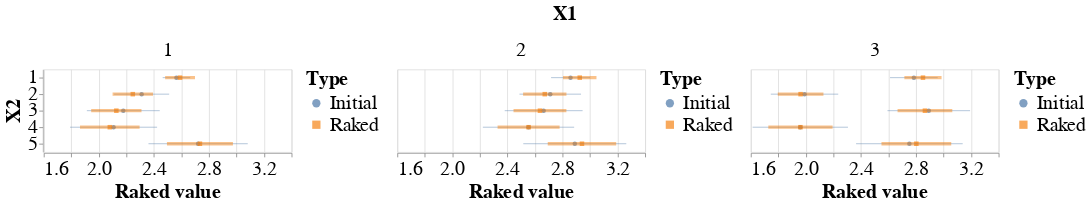

The notebook cell this image was saved under:
### Code cell
bar = alt.Chart(df_raked).mark_errorbar(clip=True, opacity=0.5).encode(
    alt.X('Upper:Q', scale=alt.Scale(zero=False), axis=alt.Axis(title='Raked value')),
    alt.X2('Lower:Q'),
    alt.Y('X2:N', axis=alt.Axis(title='X2')),
    color=alt.Color('Type:N', legend=None),
    strokeWidth=alt.StrokeWidth('width:Q', legend=None)
)
point = alt.Chart(df_raked).mark_point(
    filled=True
).encode(
    alt.X('Value:Q'),
    alt.Y('X2:N'),
    color=alt.Color('Type:N'),
    shape=alt.Shape('Type:N')
)
chart = alt.layer(point, bar).resolve_scale(
    shape='independent',
    color='independent'
).facet(
    column=alt.Column('X1:N', header=alt.Header(title='X1', titleFontSize=24, labelFontSize=24)),
).configure_axis(
    labelFontSize=24,
    titleFontSize=24
).configure_legend(
    labelFontSize=24,
    titleFontSize=24
)
chart

### Figure 1 — Vega-Lite specification as saved in the notebook (floating-point values rounded to 4 significant figures)
{"config": {"view": {"continuousWidth": 300, "continuousHeight": 300}, "axis": {"labelFontSize": 24, "titleFontSize": 24}, "legend": {"labelFontSize": 24, "titleFontSize": 24}}, "data": {"name": "data-87688b60c08d475708ca8cb0a3745b12"}, "facet": {"column": {"field": "X1", "header": {"labelFontSize": 24, "title": "X1", "titleFontSize": 24}, "type": "nominal"}}, "spec": {"layer": [{"mark": {"type": "point", "filled": true}, "encoding": {"color": {"field": "Type", "type": "nominal"}, "shape": {"field": "Type", "type": "nominal"}, "x": {"field": "Value", "type": "quantitative"}, "y": {"field": "X2", "type": "nominal"}}}, {"mark": {"type": "errorbar", "clip": true, "opacity": 0.5}, "encoding": {"color": {"field": "Type", "legend": null, "type": "nominal"}, "strokeWidth": {"field": "width", "legend": null, "type": "quantitative"}, "x": {"axis": {"title": "Raked value"}, "field": "Upper", "scale": {"zero": false}, "type": "quantitative"}, "x2": {"field": "Lower"}, "y": {"axis": {"title": "X2"}, "field": "X2", "type": "nominal"}}}], "resolve": {"scale": {"color": "independent", "shape": "independent"}}}, "$schema": "https://vega.github.io/schema/vega-lite/v6.1.0.json", "datasets": {"data-87688b60c08d475708ca8cb0a3745b12": [{"X1": 1, "X2": 1, "Value": 2.564, "Type": "Initial", "width": 1, "variance": 0.01, "Upper": 2.664, "Lower": 2.464}, {"X1": 2, "X2": 1, "Value": 2.858, "Type": "Initial", "width": 1, "variance": 0.02, "Upper": 3.0, "Lower": 2.717}, {"X1": 3, "X2": 1, "Value": 2.784, "Type": "Initial", "width": 1, "variance": 0.03, "Upper": 2.957, "Lower": 2.611}, {"X1": 1, "X2": 2, "Value": 2.311, "Type": "Initial", "width": 1, "variance": 0.04, "Upper": 2.511, "Lower": 2.111}, {"X1": 2, "X2": 2, "Value": 2.711, "Type": "Initial", "width": 1, "variance": 0.05, "Upper": 2.934, "Lower": 2.487}, {"X1": 3, "X2": 2, "Value": 1.99, "Type": "Initial", "width": 1, "variance": 0.06, "Upper": 2.235, "Lower": 1.745}, {"X1": 1, "X2": 3, "Value": 2.178, "Type": "Initial", "width": 1, "variance": 0.07, "Upper": 2.442, "Lower": 1.913}, {"X1": 2, "X2": 3, "Value": 2.663, "Type": "Initial", "width": 1, "variance": 0.08, "Upper": 2.946, "Lower": 2.38}, {"X1": 3, "X2": 3, "Value": 2.893, "Type": "Initial", "width": 1, "variance": 0.09, "Upper": 3.193, "Lower": 2.593}, {"X1": 1, "X2": 4, "Value": 2.107, "Type": "Initial", "width": 1, "variance": 0.1, "Upper": 2.423, "Lower": 1.791}, {"X1": 2, "X2": 4, "Value": 2.553, "Type": "Initial", "width": 1, "variance": 0.11, "Upper": 2.885, "Lower": 2.221}, {"X1": 3, "X2": 4, "Value": 1.959, "Type": "Initial", "width": 1, "variance": 0.12, "Upper": 2.306, "Lower": 1.613}, {"X1": 1, "X2": 5, "Value": 2.721, "Type": "Initial", "width": 1, "variance": 0.13, "Upper": 3.082, "Lower": 2.361}, {"X1": 2, "X2": 5, "Value": 2.889, "Type": "Initial", "width": 1, "variance": 0.14, "Upper": 3.263, "Lower": 2.515}, {"X1": 3, "X2": 5, "Value": 2.752, "Type": "Initial", "width": 1, "variance": 0.15, "Upper": 3.139, "Lower": 2.364}, {"X1": 1, "X2": 1, "Value": 2.59, "Type": "Raked", "width": 2, "variance": 0.01175, "Upper": 2.698, "Lower": 2.482}, {"X1": 2, "X2": 1, "Value": 2.925, "Type": "Raked", "width": 2, "variance": 0.01475, "Upper": 3.047, "Lower": 2.804}, {"X1": 3, "X2": 1, "Value": 2.85, "Type": "Raked", "width": 2, "variance": 0.01823, "Upper": 2.985, "Lower": 2.715}, {"X1": 1, "X2": 2, "Value": 2.247, "Type": "Raked", "width": 2, "variance": 0.02155, "Upper": 2.393, "Lower": 2.1}, {"X1": 2, "X2": 2, "Value": 2.671, "Type": "Raked", "width": 2, "variance": 0.0248, "Upper": 2.829, "Lower": 2.514}, {"X1": 3, "X2": 2, "Value": 1.961, "Type": "Raked", "width": 2, "variance": 0.02753, "Upper": 2.127, "Lower": 1.796}, {"X1": 1, "X2": 3, "Value": 2.127, "Type": "Raked", "width": 2, "variance": 0.03338, "Upper": 2.31, "Lower": 1.944}, {"X1": 2, "X2": 3, "Value": 2.636, "Type": "Raked", "width": 2, "variance": 0.03686, "Upper": 2.828, "Lower": 2.444}, {"X1": 3, "X2": 3, "Value": 2.865, "Type": "Raked", "width": 2, "variance": 0.03953, "Upper": 3.063, "Lower": 2.666}, {"X1": 1, "X2": 4, "Value": 2.08, "Type": "Raked", "width": 2, "variance": 0.04683, "Upper": 2.296, "Lower": 1.863}, {"X1": 2, "X2": 4, "Value": 2.554, "Type": "Raked", "width": 2, "variance": 0.05072, "Upper": 2.779, "Lower": 2.328}, {"X1": 3, "X2": 4, "Value": 1.96, "Type": "Raked", "width": 2, "variance": 0.0545, "Upper": 2.194, "Lower": 1.727}, {"X1": 1, "X2": 5, "Value": 2.734, "Type": "Raked", "width": 2, "variance": 0.05742, "Upper": 2.974, "Lower": 2.495}, {"X1": 2, "X2": 5, "Value": 2.941, "Type": "Raked", "width": 2, "variance": 0.06181, "Upper": 3.19, "Lower": 2.693}, {"X1": 3, "X2": 5, "Value": 2.802, "Type": "Raked", "width": 2, "variance": 0.06419, "Upper": 3.056, "Lower": 2.549}]}}
